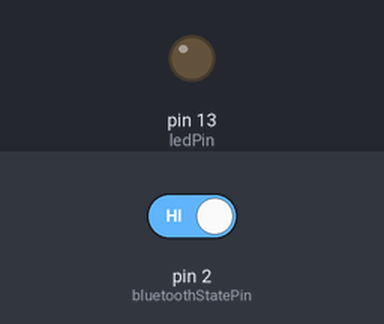
Simulated run of this sketch. Board: Arduino Uno, built with avr-gcc and run on an emulated ATmega328P. On the bench: output pins drawn as LEDs (lit = HIGH). Dashed ring = blinking. The inputs (shaded band) are chosen by the test bench; at power-on: pin 2 (bluetoothStatePin) HIGH.

Above: at 1.2 s.
1.3 s: pin 2 (bluetoothStatePin) driven LOW
At 1.7 s:
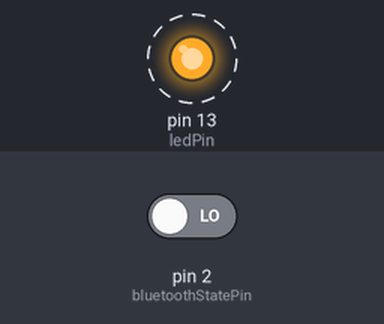
4.3 s: pin 2 (bluetoothStatePin) driven HIGH
At 5.1 s:
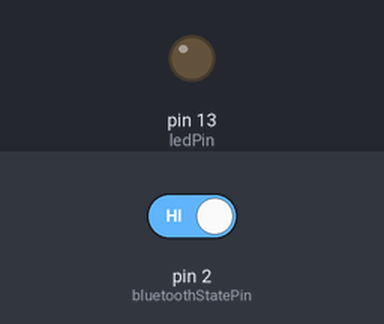
Timing chart, 0 to 7.3 s (numbered marks = the images above; inputs shaded):
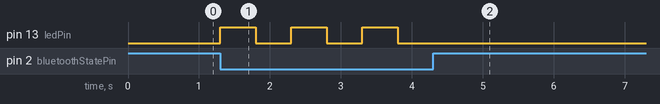

The sketch:

yasiru_blotooth.ino
```cpp
int bluetoothStatePin = 2;  // HC-05 State pin connected to pin 2
int ledPin = 13;            // Default LED pin on most Arduinos

void setup() {
  pinMode(bluetoothStatePin, INPUT);  // Set the HC-05 state pin as input
  pinMode(ledPin, OUTPUT);            // Set the built-in LED pin as output

  // Begin serial communication for debugging
  Serial.begin(9600);
}

void loop() {
  int bluetoothState = digitalRead(bluetoothStatePin);  // Read HC-05 connection state

  if (bluetoothState == LOW) {
    // Bluetooth is disconnected, blink the LED
    blinkLed();
  } else {
    // Bluetooth is connected, turn the LED off
    digitalWrite(ledPin, LOW);
  }
}

void blinkLed() {
  digitalWrite(ledPin, HIGH);   // Turn LED on
  delay(500);                   // Wait for half a second
  digitalWrite(ledPin, LOW);    // Turn LED off
  delay(500);                   // Wait for half a second
}
```

Measured:
- after the input at 1.3 s, pin 13 (ledPin): alternates HIGH for 0.50 s and LOW for 0.50 s, starting at once
- after the input at 4.3 s, pin 13 (ledPin): stops changing and stays LOW
